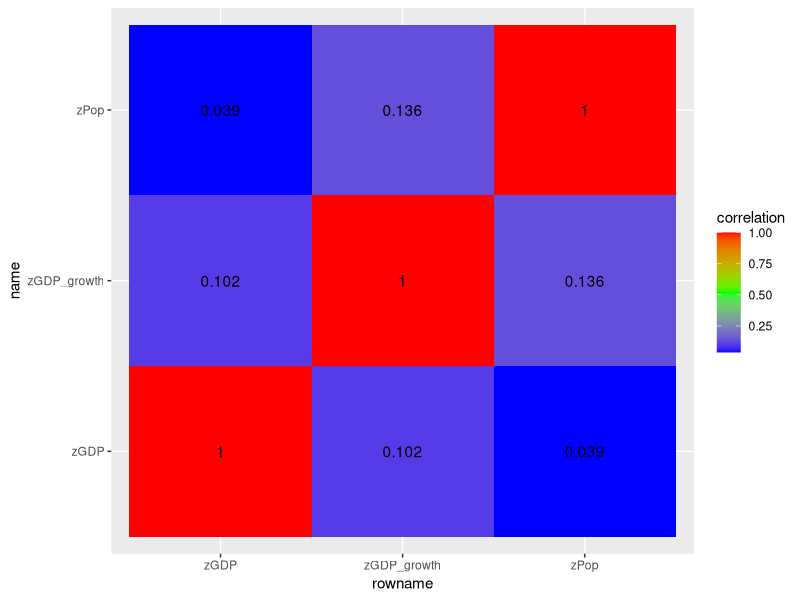
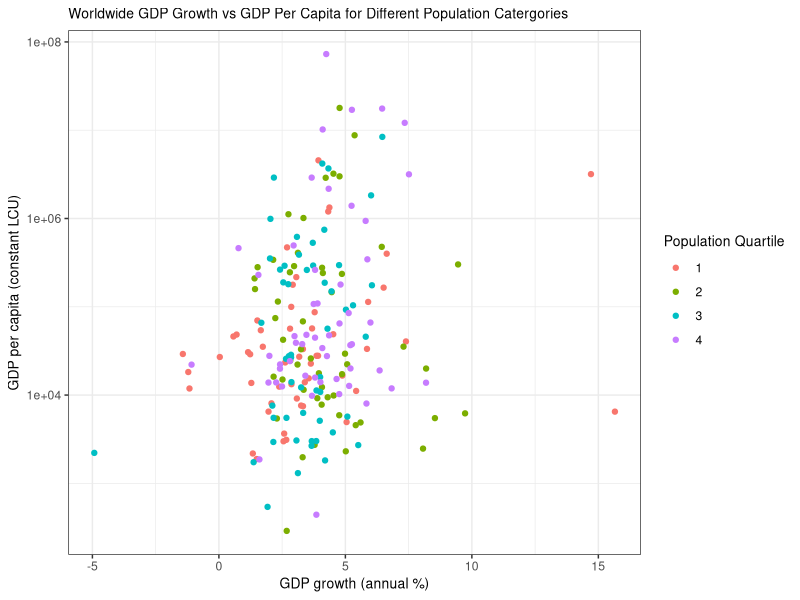
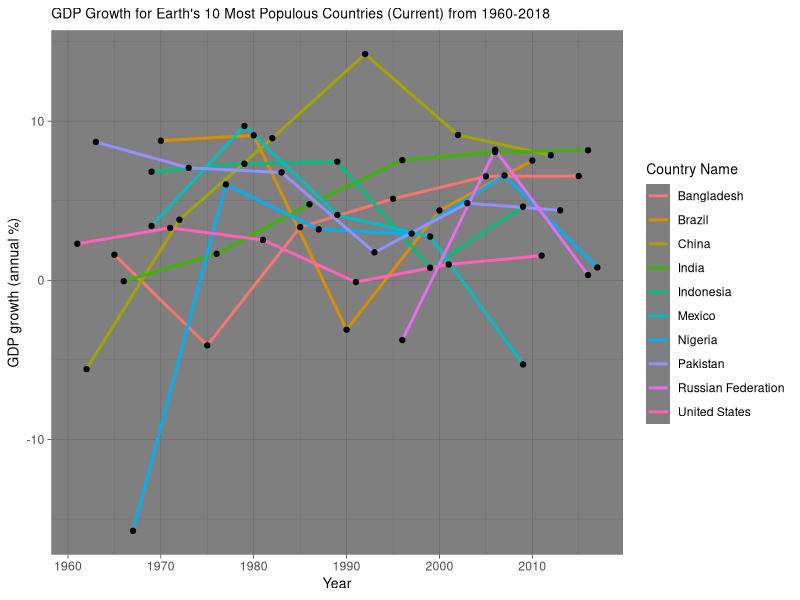
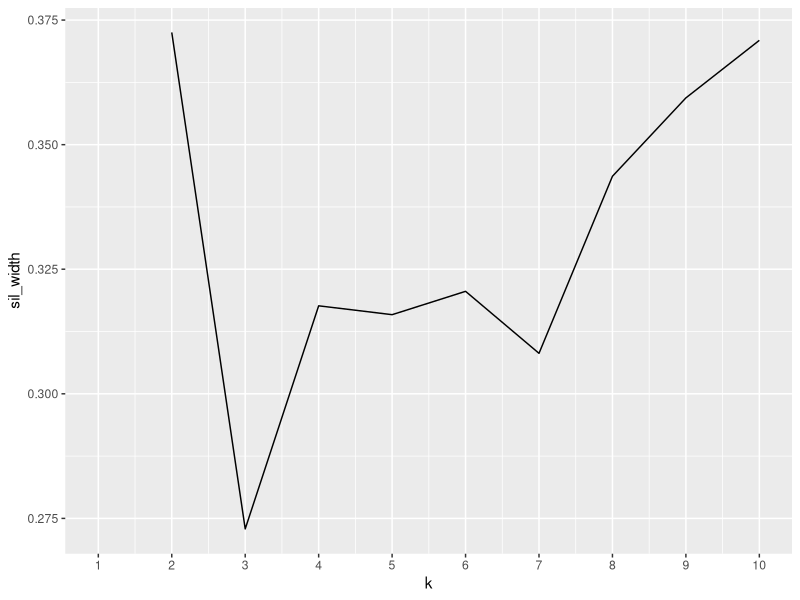
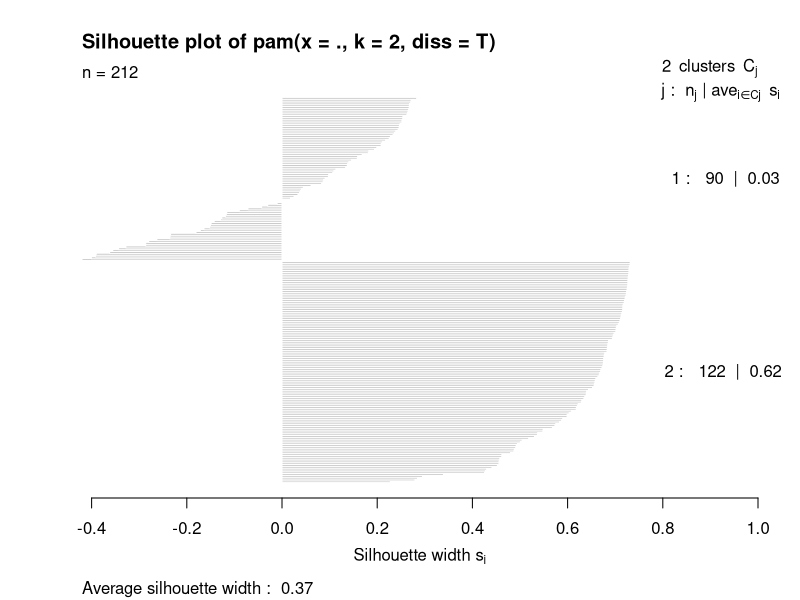
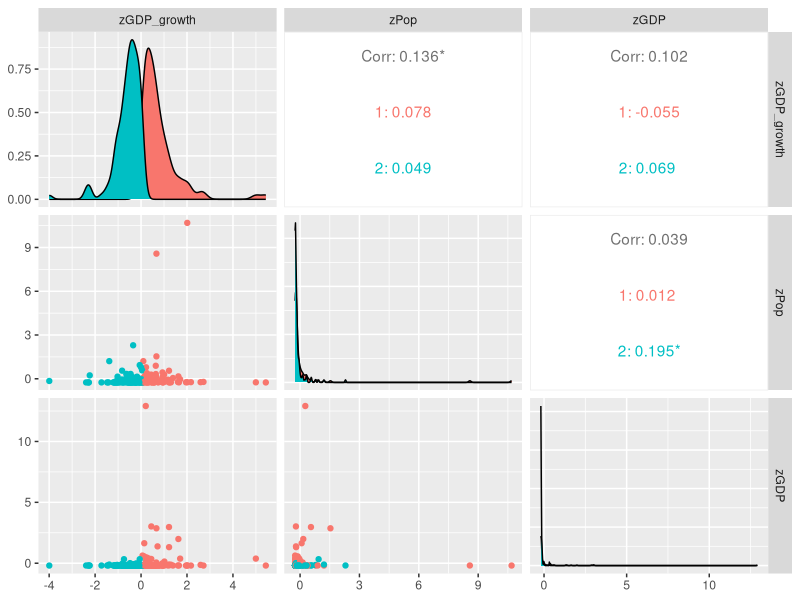

These figures' R source, in order:
## ---- chunk 1
knitr::opts_chunk$set(echo = TRUE)
## ---- chunk 2
library(tidyverse)
library(readr)
GDP <- read_csv("GDP.csv")
POP <- read_csv("POP.csv")
GDP_per_capita <- read_csv("GDP_per_capita.csv")
firsttwo <- GDP %>% full_join(POP)
gdppop <- firsttwo %>% full_join(GDP_per_capita) %>% glimpse
## ---- chunk 3
tidy1 <- gdppop %>% pivot_longer(5:63, names_to="year", values_to="value") %>% 
  select(!`Indicator Code`) %>%
  pivot_wider(names_from = "Indicator Name", values_from = "value") %>%
  drop_na()
glimpse(tidy1) 
## ---- chunk 4
tidy2 <- tidy1 %>% group_by(`Country Name`) %>% summarize_at(c("GDP growth (annual %)", "Population, total", "GDP per capita (constant LCU)"), mean, na.rm=T)
glimpse(tidy2)
## ---- chunk 5
tidy3 <- tidy1 %>% filter(`Population, total`< mean(`Population, total`, na.rm=T))
tidy4 <- tidy1 %>% filter(`Population, total`< median(`Population, total`, na.rm=T))
nrow(tidy3)
nrow(tidy4)
## ---- chunk 6
zscore = function(x, na.rm=T){(x-mean(x, na.rm=T))/sd(x, na.rm=T)}
tidy5 <- tidy2 %>% mutate("zGDP_growth" = zscore(`GDP growth (annual %)`), "zPop" = zscore(`Population, total`), "zGDP" = zscore(`GDP per capita (constant LCU)`)) %>% 
  rename("Mean_GDP_growth" = `GDP growth (annual %)`, "Mean_Pop" = `Population, total`)
glimpse(tidy5)
## ---- chunk 7
tidy6 <- tidy1 %>% rename("GDP growth" = `GDP growth (annual %)`, "Pop" = `Population, total`, "GDP per capita" = `GDP per capita (constant LCU)`) %>%
  group_by(`Country Name`) %>%
  mutate("Mean_growth" = mean(`GDP growth`), "Median_growth" = median(`GDP growth`), "SD_growth" = sd(`GDP growth`), 
         "Var_growth" = var(`GDP growth`), "Min_growth" = min(`GDP growth`), "Max_growth" = max(`GDP growth`)) %>%
  mutate("Mean_GDP" = mean(`GDP per capita`), "Median_GDP" = median(`GDP per capita`), "SD_GDP" = sd(`GDP per capita`), 
         "Var_GDP" = var(`GDP per capita`), "Min_GDP" = min(`GDP per capita`), "Max_GDP" = max(`GDP per capita`)) %>%
  mutate("Mean_Population" = mean(Pop), "Median_Population" = median(Pop), "SD_Population" = sd(Pop), 
         "Var_Population" = var(Pop), "Min_Population" = min(Pop), "Max_Population" = max(Pop)) %>%
  select(!2:6) %>% distinct()
glimpse(tidy6)
## ---- chunk 8
Mean <- tidy1 %>% summarize_at(4:6,mean,na.rm=T)
SD <- tidy1 %>% summarize_at(4:6,sd,na.rm=T)
Var <- tidy1 %>% summarize_at(4:6,var,na.rm=T)
Min <- tidy1 %>% summarize_at(4:6,min,na.rm=T)
Median <- tidy1 %>% summarize_at(4:6,median,na.rm=T)
Max <- tidy1 %>% summarize_at(4:6,max,na.rm=T)
Count <- tidy1 %>% summarize_at(4:6,length)
Unique <- tidy1 %>% summarize_at(4:6,n_distinct)

Stats1 <- as.data.frame(rbind(Mean, SD, Var, Min, Median, Max, Count, Unique))
Names <- as.data.frame(rbind("Mean", "SD", "Var", "Min", "Median", "Max", "Count", "Unique"))
Stats <- cbind(Names, Stats1) %>% rename("Indicator"=V1)
Stats
## ---- chunk 9
tidy5 %>% arrange(desc(zPop)) %>% slice(1:10) %>% select(`Country Name`, zPop)
## ---- chunk 10
tidycor <- tidy5 %>% select(5:7) %>% cor()
tidycor
## ---- chunk 11
corframe <- tidycor %>% as.data.frame() %>%
  rownames_to_column%>%
  pivot_longer(-1,names_to="name",values_to="correlation")
corframe %>% ggplot(aes(rowname, name, fill=correlation))+
  geom_tile() +
  geom_text(aes(label=round(correlation,3))) +
  scale_fill_gradientn(colours = c("blue", "green", "red"))
## ---- chunk 12
library(ggplot2)
tidy1 %>% group_by(`Country Name`) %>%
  summarize_if(is.numeric, mean, na.rm=T) %>%
  mutate("Population Quartile" = as.factor(ntile(`Population, total`, 4))) %>%
  ggplot(aes(x=`GDP growth (annual %)`, y=`GDP per capita (constant LCU)`, color=`Population Quartile`)) +
  geom_point(stat="summary") +
  scale_y_log10() +
  theme_bw() +
  ggtitle("Worldwide GDP Growth vs GDP Per Capita for Different Population Catergories") + 
  theme(plot.title = element_text(size=10), axis.title = element_text(size=10), legend.title = element_text(size=10))
## ---- chunk 13
tidy1 %>% filter(year=="2018") %>% arrange(desc(`Population, total`)) %>% slice(1:10)
## ---- chunk 14
tidy1 %>% filter(`Country Name`==c("China", "India", "United States", "Indonesia", "Pakistan", "Brazil", "Nigeria", "Bangladesh", "Russian Federation", "Mexico")) %>%
  group_by(`Country Name`) %>%
  mutate(Year=as.numeric(year)) %>%
  ggplot(aes(x=Year, y=`GDP growth (annual %)`)) +
  geom_line(aes(color=`Country Name`), size=1) + 
  geom_point() + 
  scale_x_continuous(breaks=seq(1960,2020,10)) +
  theme_dark() +
  ggtitle("GDP Growth for Earth's 10 Most Populous Countries (Current) from 1960-2018") + 
  theme(plot.title = element_text(size=10), axis.title = element_text(size=10), legend.title = element_text(size=10))
## ---- chunk 15
library(cluster)
tidy5_nums <- tidy5 %>% select(5:7)
gower1<-daisy(tidy5_nums,metric="gower")

sil_width<-vector()
for(i in 2:10){  
  pam_fit <- pam(gower1, diss = TRUE, k = i)  
  sil_width[i] <- pam_fit$silinfo$avg.width  
}

ggplot()+geom_line(aes(x=1:10,y=sil_width))+scale_x_continuous(name="k",breaks=1:10)
## ---- chunk 16
pam <- gower1 %>% pam(k=2, diss=T)
plot(pam, which=2)
## ---- chunk 17
final<-tidy5_nums%>%mutate(cluster=as.factor(pam$clustering))
library(GGally)
ggpairs(final, columns=1:3, aes(color=cluster))
